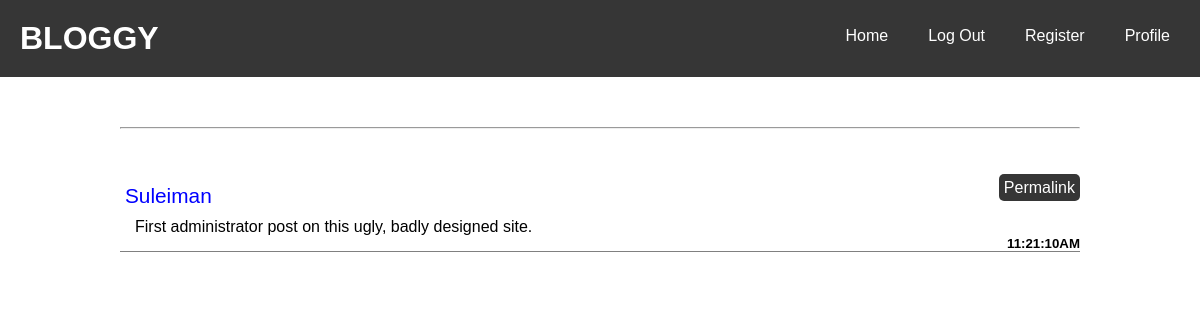
/post/101 (signed in), run on the app's committed database.
### blog/models.py (models this page shows, shortened)
class Post(db.Model):
    __tablename__ = 'posts'
    id = db.Column(db.Integer, primary_key = True)
    body = db.Column(db.Text())
    timestamp = db.Column(db.DateTime(), index = True, default = datetime.now())
    author_id = db.Column(db.Integer, db.ForeignKey('users.id'))

class User(UserMixin, db.Model):
    __tablename__ = 'users'
    id = db.Column(db.Integer, primary_key = True)
    email = db.Column(db.String(64), unique = True, index = True)
    username = db.Column(db.String(64), unique = True, index = True)
    password_hash = db.Column(db.String(128))
    confirmed = db.Column(db.Boolean, default = True)
    name = db.Column(db.String(64))
    location = db.Column(db.String(64))
    about_me = db.Column(db.Text())
    member_since = db.Column(db.DateTime(), default = datetime.today())
    last_seen = db.Column(db.DateTime(), default = datetime.today())
    posts = db.relationship('Post', backref = 'author', lazy = 'dynamic')
    followed = db.relationship('Follow',
                               foreign_keys = [Follow.follower_id],
                               backref = db.backref('follower', lazy = 'joined'),
                               lazy = 'dynamic',
                               cascade = 'all, delete-orphan')
    followers = db.relationship('Follow',
                               foreign_keys = [Follow.followed_id],
                               backref = db.backref('followed', lazy = 'joined'),
                               lazy = 'dynamic',
                               cascade = 'all, delete-orphan')
    role_id = db.Column(db.Integer, db.ForeignKey('roles.id'))
    """
    Password is a decorated property that raises an error when it is accessed.
    Of course even with brute force, it cannot be recovered as it has been hashed.
    The setter does the hashing and a verify method is needed at last.
    """
    @property
    def password(self):
        raise AttributeError('ACCESS DENIED! PASSWORD CANNOT BE READ!')
    def can(self, perm):
        return self.role is not None and self.role.has_permission(perm)
    def is_administrator(self):
        return self.can(Permission.ADMIN)
    def ping(self):
        self.last_seen = datetime.utcnow()
        db.session.add(self)
        db.session.commit()

### blog/main/views.py (the view)
@main.route('/post/<int:post_id>')
def post(post_id):
    p = Post.query.get_or_404(post_id)
    return render_template('main/post.html', posts = [p])

### blog/auth/views.py (called while the page is built)
@auth.before_app_request
def before_request():
    if current_user.is_authenticated:
        current_user.ping()
        if not current_user.confirmed \
                and request.endpoint \
                and request.blueprint != 'auth' \
                and request.endpoint != 'static':
            return redirect(url_for('auth.unconfirmed'))

### blog/main/__init__.py (called while the page is built)
@main.app_context_processor
def inject_permissions():
    return dict(Permission = Permission)

### blog/models.py (called while the page is built)
@login_manager.user_loader
def load_user(user_id):
    return User.query.get(int(user_id))

    def has_permission(self, perm):
        return self.permissions & perm == perm

### blog/templates/main/post.html (shortened to what this page needs)
{% extends "base.html" %}
{% block body %}
    {% include "_posts.html" %}
{% endblock %}

### blog/templates/_posts.html (shortened to what this page needs)
<div class="posts">
   {% for post in posts %}
        <li class="post">
            <div class="post-author">
                <a
                href="{{ url_for('.user', username = post.author.username) }}">
                    {{ post.author.username }}
                </a>
            </div>
            <div  class="post-date">
                <h5>
                    {{ post.timestamp.strftime("%X%p") }}
                </h5>
            </div>
            <div class="post-body">
                <a href="{{ url_for('main.post',
                            post_id = post.id, _external=True) }}">
                    {{ post.body }}
                </a>
            </div>
            <div class="post-footer">
                <a class="permalink" href="{{ url_for('.post',
                         post_id = post.id, _external=True) }}">
                    Permalink
                </a>
            </div>
        </li>
    {% endfor %}
</div>

### blog/templates/_posts.html (style rules this page uses)
.post { position: relative; margin: 0 0 20px 0; }
.post-author a { text-decoration: none; color: blue; font-size: 1.3rem; }
.post-date { position: absolute; bottom: 0; right: 0; }
.post-body a { text-decoration: none; color: rgb(0, 0, 0); }
.post-footer { position: absolute; top: 0; right: 0; }
.post-footer .permalink { text-decoration: none; color: rgb(255, 255, 255); padding: 5px 5px; background-color: rgb(54, 54, 54); border-radius: 5px; margin-left: 5px; }

### data on the page
Post: author.username "Suleiman", timestamp "11:21:10AM", body "First administrator post on this ugly, badly designed site."
